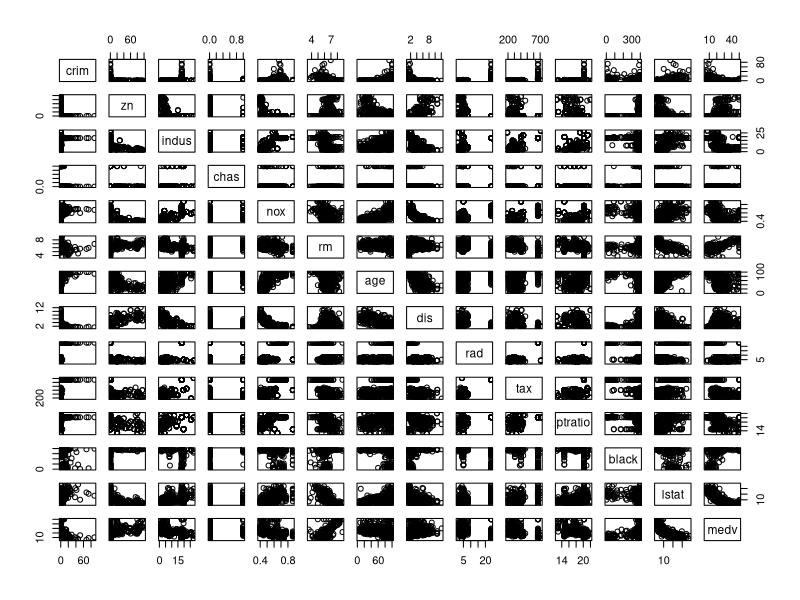
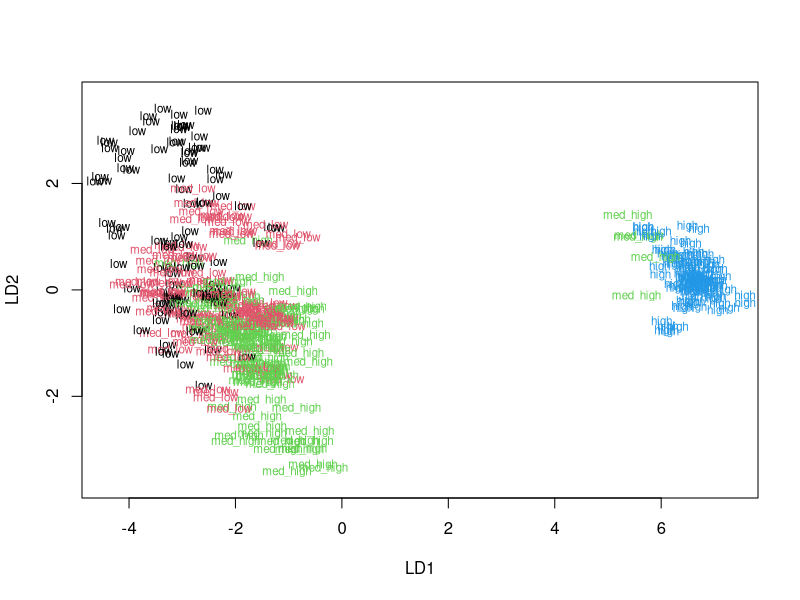

Source code (R) for these figures, in order:
## ---- chunk 1
library(MASS)

data("Boston")

dim(Boston)

str(Boston)
## ---- chunk 2
summary (Boston)
## ---- chunk 3
pairs(Boston)
## ---- chunk 4
BC <- scale(Boston)
summary(BC)
## ---- chunk 5
BC <- as.data.frame(BC)

scaledCrim <- BC$crim

quantiles <- quantile(scaledCrim)

cRate <- cut(scaledCrim, breaks = quantiles, include.lowest = TRUE, label = c("low", "med_low", "med_high", "high"))

table(cRate)

BC <- dplyr::select(BC, -crim)

BC <- data.frame(BC, cRate)

summary(BC$cRate)

## ---- chunk 6
 
rows <- nrow(BC)

n <- sample(rows,  size = rows * 0.8)

train <- BC[n,]

test <- BC[-n,]

## ---- chunk 7
ldaTrain <- lda(cRate~., data = train)

categ = as.numeric(train$cRate)

plot(ldaTrain, dimen = 2, col = categ)

## ---- chunk 8
C_categ <- test$cRate

test <- dplyr::select(test, -cRate)

ldaPred <- predict(ldaTrain, newdata = test)

table(correct = C_categ, predicted = ldaPred$class)
